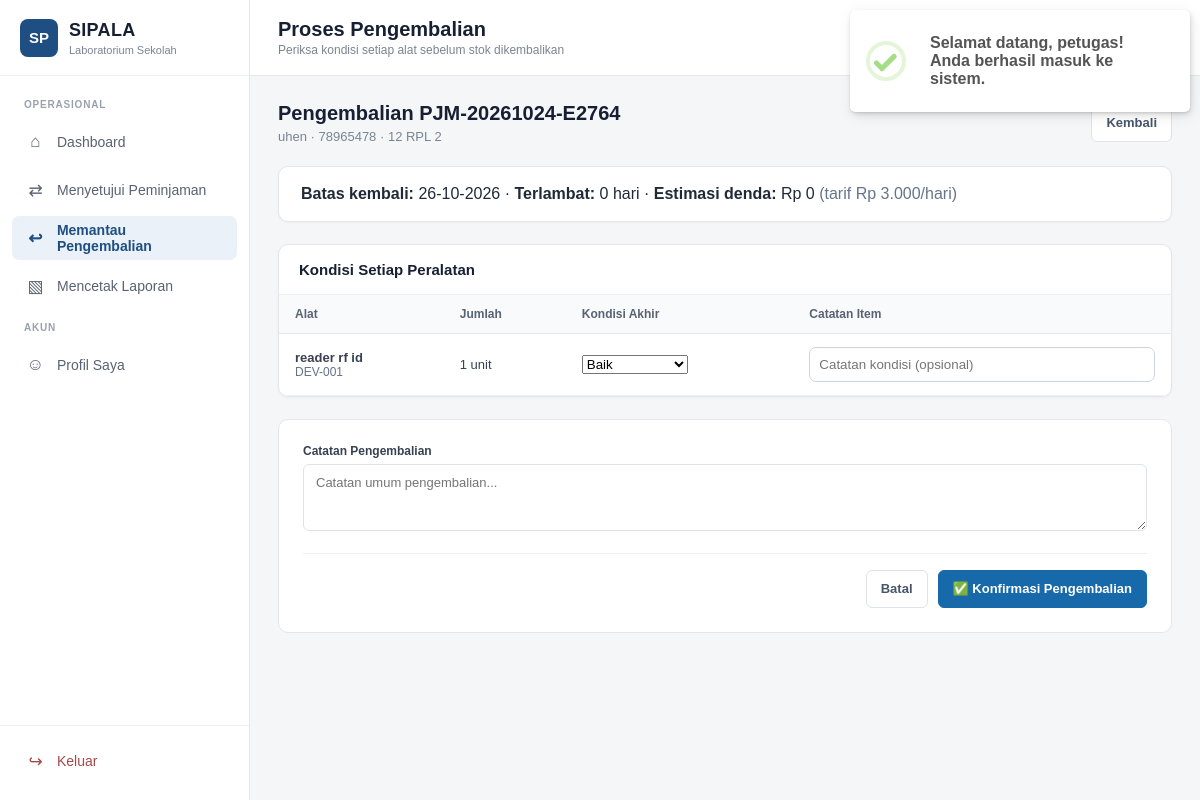
The page /admin/pengembalian/proses.php?id=1 (signed in) on the database its author committed.
### tables this page shows
CREATE TABLE `peminjaman` (
  `id` int(10) unsigned NOT NULL AUTO_INCREMENT,
  `kode_peminjaman` varchar(30) NOT NULL,
  `user_id` int(10) unsigned NOT NULL,
  `rfid_uid` varchar(100) DEFAULT NULL,
  `rfid_verified_at` datetime DEFAULT NULL,
  `rfid_verified_by` int(10) unsigned DEFAULT NULL,
  `tanggal_pengajuan` date NOT NULL,
  `tanggal_pinjam` date NOT NULL,
  `tanggal_rencana_kembali` date NOT NULL,
  `tanggal_realisasi_kembali` date DEFAULT NULL,
  `keperluan` text NOT NULL,
  `status` enum('MENUNGGU','DISETUJUI','SIAP_DIAMBIL','DIPINJAM','MENUNGGU_PENGEMBALIAN','SELESAI','DITOLAK','TERLAMBAT','DIBATALKAN') NOT NULL DEFAULT 'MENUNGGU',
  `alasan_penolakan` text DEFAULT NULL,
  `catatan` text DEFAULT NULL,
  `disetujui_oleh` int(10) unsigned DEFAULT NULL,
  `tanggal_disetujui` datetime DEFAULT NULL,
  `created_at` timestamp NOT NULL DEFAULT current_timestamp(),
  `updated_at` timestamp NOT NULL DEFAULT current_timestamp() ON UPDATE current_timestamp(),
  PRIMARY KEY (`id`),
  UNIQUE KEY `uq_peminjaman_kode` (`kode_peminjaman`),
  KEY `idx_peminjaman_user_status` (`user_id`,`status`),
  KEY `idx_peminjaman_status` (`status`),
  KEY `idx_peminjaman_petugas` (`disetujui_oleh`),
  KEY `idx_peminjaman_tanggal_pinjam` (`tanggal_pinjam`),
  KEY `idx_peminjaman_tanggal_kembali` (`tanggal_rencana_kembali`),
  CONSTRAINT `fk_peminjaman_petugas` FOREIGN KEY (`disetujui_oleh`) REFERENCES `users` (`id`) ON UPDATE CASCADE,
  CONSTRAINT `fk_peminjaman_user` FOREIGN KEY (`user_id`) REFERENCES `users` (`id`) ON UPDATE CASCADE,
  CONSTRAINT `chk_tanggal_peminjaman` CHECK (`tanggal_rencana_kembali` >= `tanggal_pinjam`)
);

CREATE TABLE `users` (
  `id` int(10) unsigned NOT NULL AUTO_INCREMENT,
  `nama` varchar(100) NOT NULL,
  `nis` varchar(32) DEFAULT NULL,
  `username` varchar(50) NOT NULL,
  `password` varchar(255) NOT NULL,
  `role` enum('admin','petugas','peminjam') NOT NULL DEFAULT 'peminjam',
  `kelas` varchar(50) DEFAULT NULL,
  `rfid_uid` varchar(100) DEFAULT NULL,
  `no_hp` varchar(25) DEFAULT NULL,
  `alamat` text DEFAULT NULL,
  `foto` varchar(255) DEFAULT NULL,
  `status` enum('aktif','nonaktif') NOT NULL DEFAULT 'aktif',
  `created_at` timestamp NOT NULL DEFAULT current_timestamp(),
  `updated_at` timestamp NOT NULL DEFAULT current_timestamp() ON UPDATE current_timestamp(),
  PRIMARY KEY (`id`),
  UNIQUE KEY `uq_users_username` (`username`),
  UNIQUE KEY `uq_users_nis` (`nis`),
  UNIQUE KEY `uq_users_rfid` (`rfid_uid`),
  KEY `idx_users_role_status` (`role`,`status`),
  KEY `idx_users_nama` (`nama`)
);

CREATE TABLE `pengaturan` (
  `id` int(10) unsigned NOT NULL AUTO_INCREMENT,
  `nama` varchar(100) NOT NULL,
  `nilai` text NOT NULL,
  `deskripsi` varchar(255) DEFAULT NULL,
  `updated_at` timestamp NOT NULL DEFAULT current_timestamp() ON UPDATE current_timestamp(),
  PRIMARY KEY (`id`),
  UNIQUE KEY `uq_pengaturan_nama` (`nama`)
);

CREATE TABLE `detail_peminjaman` (
  `id` int(10) unsigned NOT NULL AUTO_INCREMENT,
  `peminjaman_id` int(10) unsigned NOT NULL,
  `peralatan_id` int(10) unsigned NOT NULL,
  `kode_barang_snapshot` varchar(50) DEFAULT NULL,
  `nama_barang_snapshot` varchar(150) DEFAULT NULL,
  `unit_peralatan_id` int(10) unsigned DEFAULT NULL,
  `kode_unit_snapshot` varchar(60) DEFAULT NULL,
  `barcode_snapshot` varchar(64) DEFAULT NULL,
  `jumlah` int(10) unsigned NOT NULL,
  `kondisi_awal` enum('Baik','Rusak Ringan','Rusak Berat') NOT NULL DEFAULT 'Baik',
  `kondisi_akhir` enum('Baik','Rusak Ringan','Rusak Berat') DEFAULT NULL,
  `catatan_kondisi` text DEFAULT NULL,
  PRIMARY KEY (`id`),
  UNIQUE KEY `uq_peminjaman_unit` (`peminjaman_id`,`unit_peralatan_id`),
  KEY `idx_detail_peralatan` (`peralatan_id`),
  KEY `fk_detail_unit_peralatan` (`unit_peralatan_id`),
  KEY `idx_detail_peminjaman` (`peminjaman_id`),
  CONSTRAINT `fk_detail_peminjaman` FOREIGN KEY (`peminjaman_id`) REFERENCES `peminjaman` (`id`) ON UPDATE CASCADE,
  CONSTRAINT `fk_detail_peralatan` FOREIGN KEY (`peralatan_id`) REFERENCES `peralatan` (`id`) ON UPDATE CASCADE,
  CONSTRAINT `fk_detail_unit_peralatan` FOREIGN KEY (`unit_peralatan_id`) REFERENCES `unit_peralatan` (`id`) ON DELETE SET NULL,
  CONSTRAINT `chk_detail_jumlah` CHECK (`jumlah` > 0)
);

CREATE TABLE `peralatan` (
  `id` int(10) unsigned NOT NULL AUTO_INCREMENT,
  `kode_barang` varchar(50) NOT NULL,
  `nama_barang` varchar(150) NOT NULL,
  `kategori_id` int(10) unsigned NOT NULL,
  `jumlah` int(10) unsigned NOT NULL DEFAULT 0,
  `jumlah_tersedia` int(10) unsigned NOT NULL DEFAULT 0,
  `kondisi` enum('Baik','Rusak Ringan','Rusak Berat') NOT NULL DEFAULT 'Baik',
  `lokasi` varchar(150) NOT NULL,
  `deskripsi` text DEFAULT NULL,
  `foto` varchar(255) DEFAULT NULL,
  `status` enum('aktif','nonaktif') NOT NULL DEFAULT 'aktif',
  `created_at` timestamp NOT NULL DEFAULT current_timestamp(),
  `updated_at` timestamp NOT NULL DEFAULT current_timestamp() ON UPDATE current_timestamp(),
  PRIMARY KEY (`id`),
  UNIQUE KEY `uq_peralatan_kode` (`kode_barang`),
  KEY `idx_peralatan_kategori` (`kategori_id`),
  KEY `idx_peralatan_status` (`status`),
  KEY `idx_peralatan_nama` (`nama_barang`),
  CONSTRAINT `fk_peralatan_kategori` FOREIGN KEY (`kategori_id`) REFERENCES `kategori` (`id`) ON UPDATE CASCADE,
  CONSTRAINT `chk_peralatan_stok` CHECK (`jumlah_tersedia` <= `jumlah`)
);

### includes/functions.php (called while the page is built, shortened)
<?php
if (!function_exists('e')) {
    function e(mixed $v): string {
        return htmlspecialchars((string)($v ?? ''), ENT_QUOTES, 'UTF-8');
    }
}

### admin/pengembalian/proses.php (the view, shortened to what this page needs)
<?php
require_once __DIR__ . '/../includes/admin.php';
$id=(int)($_GET['id']??$_POST['id']??0);
$q=$pdo->prepare('SELECT p.*,u.nama AS nama_peminjam,u.nis,u.kelas FROM peminjaman p JOIN users u ON u.id=p.user_id WHERE p.id=?');$q->execute([$id]);$p=$q->fetch();if(!$p)redirect('index.php');
$q=$pdo->prepare('SELECT d.id,d.jumlah,pr.kode_barang,pr.nama_barang FROM detail_peminjaman d JOIN peralatan pr ON pr.id=d.peralatan_id WHERE d.peminjaman_id=? ORDER BY d.id');$q->execute([$id]);$items=$q->fetchAll();
$set=$pdo->query("SELECT nilai FROM pengaturan WHERE nama='tarif_denda_harian' LIMIT 1")->fetchColumn();$rate=(float)($set?:0);$due=new DateTime($p['tanggal_rencana_kembali']);$today=new DateTime(date('Y-m-d'));$late=max(0,(int)$today->diff($due)->format('%r%a')*-1);$estimated=$late*$rate;
?>
<div class="head"><div><h2>Pengembalian <?=e($p['kode_peminjaman'])?></h2><p><?=e($p['nama_peminjam'])?> · <?=e($p['nis']??'-')?> · <?=e($p['kelas']??'-')?></p></div><a class="btn" href="index.php">Kembali</a></div>
<div class="panel" style="padding:18px 22px"><strong>Batas kembali:</strong> <?=e(date('d-m-Y',strtotime($p['tanggal_rencana_kembali'])))?> · <strong>Terlambat:</strong> <?=e((string)$late)?> hari · <strong>Estimasi denda:</strong> Rp <?=e(number_format($estimated,0,',','.'))?> <span style="color:#64748b">(tarif Rp <?=e(number_format($rate,0,',','.'))?>/hari)</span></div>
<form method="post"><input type="hidden" name="id" value="<?=$id?>"><?=csrf_field()?><div class="panel"><div class="panel-title">Kondisi Setiap Peralatan</div><div class="table-wrap"><table><thead><tr><th>Alat</th><th>Jumlah</th><th>Kondisi Akhir</th><th>Catatan Item</th></tr></thead><tbody><?php foreach($items as $it):?><tr><td><strong><?=e($it['nama_barang'])?></strong><div style="font-size:12px;color:#64748b"><?=e($it['kode_barang'])?></div></td><td><?=$it['jumlah']?> unit</td><td><select name="kondisi[<?=$it['id']?>]"><option>Baik</option><option>Rusak Ringan</option><option>Rusak Berat</option></select></td><td><input name="catatan_item[<?=$it['id']?>]" placeholder="Catatan kondisi (opsional)" style="width:100%;padding:9px;border:1px solid #cbd5e1;border-radius:7px"></td></tr><?php endforeach;?></tbody></table></div></div><div class="form-panel"><div class="field full"><label>Catatan Pengembalian</label><textarea name="catatan" rows="3" placeholder="Catatan umum pengembalian..."></textarea></div><div class="form-actions"><a class="btn" href="index.php">Batal</a><button class="btn btn-primary" type="submit" onclick="return confirm('Proses pengembalian ini?')">✅ Konfirmasi Pengembalian</button></div></div></form>

### admin/includes/admin.php (style rules this page uses)
* { box-sizing: border-box; margin: 0; padding: 0; }
body { font-family: Arial, Helvetica, sans-serif; background: #f4f6f8; color: #1f2937; overflow-x: hidden; }
a { text-decoration: none; color: inherit; }
.head { display: flex; align-items: center; justify-content: space-between; margin-bottom: 22px; gap: 16px; flex-wrap: wrap; }
.head h2 { margin: 0; font-size: 20px; color: #172033; font-weight: 700; }
.head p { margin: 4px 0 0; font-size: 13px; color: #7b8492; }
.panel { background: #ffffff; border-radius: 10px; border: 1px solid #e3e7eb; box-shadow: 0 1px 3px rgba(0,0,0,0.04); overflow: hidden; margin-bottom: 22px; }
.panel-title { padding: 16px 20px; font-size: 15px; font-weight: 600; color: #172033; border-bottom: 1px solid #edf0f2; display: flex; align-items: center; justify-content: space-between; flex-wrap: wrap; gap: 10px; }
.table-wrap { overflow-x: auto; -webkit-overflow-scrolling: touch; width: 100%; }
table { width: 100%; min-width: 600px; border-collapse: collapse; font-size: 13px; text-align: left; }
th { background: #f8fafc; color: #596273; font-weight: 600; padding: 12px 16px; border-bottom: 1px solid #e5e7eb; font-size: 12px; white-space: nowrap; }
td { padding: 13px 16px; border-bottom: 1px solid #edf0f2; color: #374151; vertical-align: middle; }
.btn { display: inline-flex; align-items: center; justify-content: center; gap: 6px; padding: 8px 14px; border-radius: 6px; font-size: 13px; font-weight: 600; cursor: pointer; border: 1px solid #dfe3e8; background: #ffffff; color: #475569; transition: all 0.15s ease; text-decoration: none; line-height: 1.3; min-height: 38px; }
.btn-primary { background: #1769AA; color: #ffffff; border-color: #1769AA; }
.form-panel { background: #ffffff; border-radius: 10px; border: 1px solid #e3e7eb; padding: 24px; margin-bottom: 22px; }
.field { display: flex; flex-direction: column; gap: 6px; }
.field.full { grid-column: 1 / -1; }
.field label { font-size: 12px; font-weight: 600; color: #374151; }
.field input, .field select, .field textarea { padding: 10px 12px; border: 1px solid #dfe3e8; border-radius: 6px; font-size: 13px; color: #172033; outline: none; background: #ffffff; font-family: inherit; }
.form-actions { display: flex; justify-content: flex-end; gap: 10px; margin-top: 22px; padding-top: 16px; border-top: 1px solid #edf0f2; flex-wrap: wrap; }

### rows shown on the page
peminjaman: kode_peminjaman "PJM-20261024-E2764", user.nama "uhen", user.nis "78965478", user.kelas "12 RPL 2", tanggal_rencana_kembali "26-10-2026"
pengaturan: nilai "3.000"
detail_peminjaman: peralatan.nama_barang "reader rf id", peralatan.kode_barang "DEV-001", jumlah "1", id "Baik"

### other values the page prints
$title "Proses Pengembalian"
$subtitle "Periksa kondisi setiap alat sebelum stok dikembalikan"
